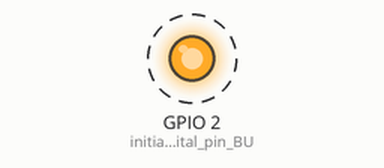
This sketch was run on a simulated ESP32. On the bench: output pins drawn as LEDs (lit = HIGH). Dashed ring = blinking.

Above: at 0.5 s.
Timing chart, 0 to 3.0 s (numbered marks = the images above):
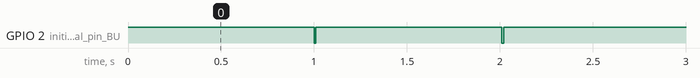

Measured:
- by itself, GPIO 2 (initialize_digital_pin_BU): alternates HIGH for 1.0 s and LOW for 0.01 s

The sketch:

01_blinking-LED.ino
```cpp
// Intended for ESP32 -> Node32S
// Upload Speed 460800
// Flash Frequency 40MHZ
// Press Boot to start

void setup() {
  pinMode(2, OUTPUT); // initialize digital pin BUILTIN LED as an output
  digitalWrite(2, HIGH);
}

void loop() {
  digitalWrite(2, HIGH); //turn LED off
  delay(1000);
  digitalWrite(2, LOW); //turn LED on
  delay(10);
}
```
